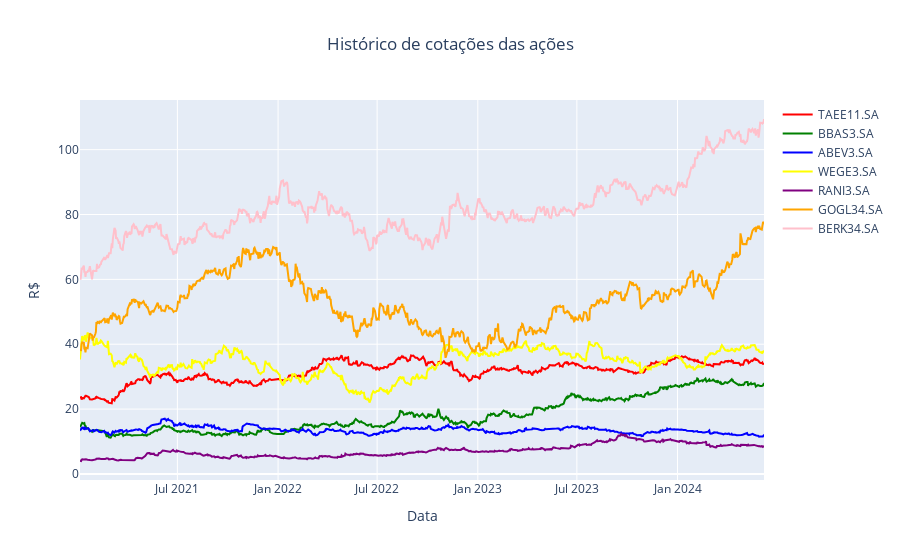

Write notebook code for a chart like this one.
### Markdown cell above
Durante o intervalo de tempo de 2021 até maio de 2024, o gráfico Box Plot e a descrição do df, destacam que a Petrobras e a Vale  tiveram as maiores variações de cotações. Enquanto, os demais tiveram variação mais estáveis e próxima entre si, apesar da Embraer ter tido vários Outliers devido sua alta recente dos preços.

### Code cell
# Criando gráfico das cotações
figura = px.line(title = 'Histórico de cotações das ações')

for i, coluna in enumerate(df.columns):
    figura.add_scatter(x=df.index, y=df[coluna], name=coluna, line=dict(color=cores[i]))


figura.update_layout(
    xaxis_title='Data',
    yaxis_title='R$',
    title_x=0.5
)

figura.show()

### Figure 1 — Plotly figure (JSON) as saved in the notebook; plotly's stock layout.template omitted (floating-point values rounded to 4 significant figures; data arrays with more than 128 entries replaced by an {"elided": "..."} marker saying what was removed)
{"data": [{"hovertemplate": "<extra></extra>", "legendgroup": "", "line": {"color": "#636efa", "dash": "solid"}, "marker": {"symbol": "circle"}, "mode": "lines", "name": "", "orientation": "v", "showlegend": false, "type": "scatter", "xaxis": "x", "yaxis": "y"}, {"line": {"color": "Red"}, "name": "TAEE11.SA", "type": "scatter", "x": {"elided": "854 str values"}, "y": {"elided": "854 float values"}}, {"line": {"color": "Green"}, "name": "BBAS3.SA", "type": "scatter", "x": {"elided": "854 str values"}, "y": {"elided": "854 float values"}}, {"line": {"color": "Blue"}, "name": "ABEV3.SA", "type": "scatter", "x": {"elided": "854 str values"}, "y": {"elided": "854 float values"}}, {"line": {"color": "Yellow"}, "name": "WEGE3.SA", "type": "scatter", "x": {"elided": "854 str values"}, "y": {"elided": "854 float values"}}, {"line": {"color": "Purple"}, "name": "RANI3.SA", "type": "scatter", "x": {"elided": "854 str values"}, "y": {"elided": "854 float values"}}, {"line": {"color": "Orange"}, "name": "GOGL34.SA", "type": "scatter", "x": {"elided": "854 str values"}, "y": {"elided": "854 float values"}}, {"line": {"color": "Pink"}, "name": "BERK34.SA", "type": "scatter", "x": {"elided": "854 str values"}, "y": {"elided": "854 float values"}}], "layout": {"legend": {"tracegroupgap": 0}, "title": {"text": "Histórico de cotações das ações", "x": 0.5}, "xaxis": {"anchor": "y", "domain": [0, 1], "title": {"text": "Data"}}, "yaxis": {"anchor": "x", "domain": [0, 1], "title": {"text": "R$"}}}}
